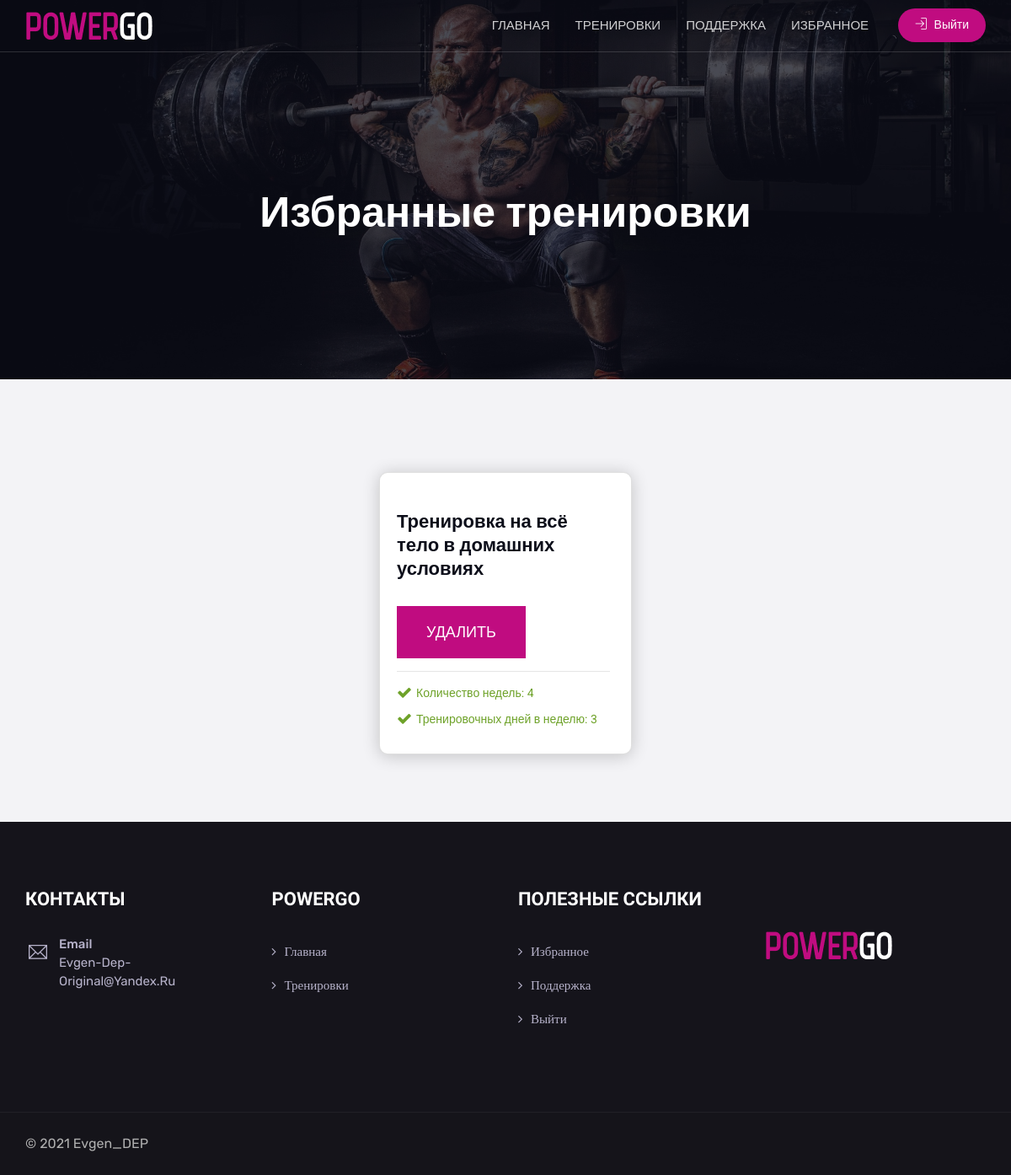
The page /basket/ (signed in) on the database its author committed.
### basketapp/models.py (models this page shows, shortened)
class TrainingBasket(models.Model):
    user = models.ForeignKey(User, on_delete=models.CASCADE)
    training = models.ForeignKey(Training, on_delete=models.CASCADE)
    added = models.DateTimeField(auto_now_add=True)

### mainapp/models.py (models this page shows, shortened)
class Training(models.Model):
    name = models.CharField(verbose_name='тренировка', max_length=128, unique=True)
    purpose = models.CharField(verbose_name='цель', max_length=64)
    cycle_duration = models.IntegerField(verbose_name='длительность цикла')
    training_time_ot = models.IntegerField(verbose_name='время тренировки от')
    training_time_do = models.IntegerField(verbose_name='время тренировки до')
    training_place = models.ForeignKey(TrainingPlace,
                                  on_delete=models.CASCADE)
    training_sessions_per_week = models.IntegerField(verbose_name='тренировок в неделю')
    level_training = models.ForeignKey(LevelTraining,
                                  on_delete=models.CASCADE)
    text = SummernoteTextField(verbose_name='о программе')
    img = models.ImageField(verbose_name='превью', upload_to='img/training_list/')
    class Meta:
        verbose_name = 'тренировка'
        verbose_name_plural = 'тренировки'

### basketapp/views.py (the view)
# urls.py: path('', basketapp.index, name='index'),
@login_required
def index(request):
    object_list = TrainingBasket.objects.filter(user=request.user)
    context = {
        'object_list': object_list,
    }
    return render(request, 'basketapp/basket.html', context)

### basketapp/templates/basketapp/basket.html (shortened to what this page needs)
{% extends 'mainapp/base.html' %}
{% load static %}
{% block css %}
    <link rel="stylesheet" type="text/css" href="{% static 'css/training.css' %}">
{% endblock %}
{% block content %}
    <div class="page-content bg-white">
        <div id="dezzParticles" class="dlab-bnr-inr dlab-bnr-inr-sm overlay-black-middle"
             style="background-image:url(/static/images/main-slider/intro-3.jpg);">
            <div class="container">
                <div class="dlab-bnr-inr-entry">
                    <h1 class="text-white">Избранные тренировки</h1>
                </div>
            </div>
        </div>
    {% if object_list %}
        <div class="content-block" id="page_content">
            <div class="section-full bg-gray-1 content-inner about-us">
                <div class="container-45">
                    {% for item in object_list %}
                        <div class="card">
                            <div>
                            </div>
                            <div class="card-body">
                                <h4>
                                    <a href="{% url 'mainapp:training_page' item.training.id %}">{{ item.training.name }}</a><br>
                                    <a href="{% url 'basketapp:remove' item.pk %}"
                                       class="site-button button-lg radius-no text-uppercase js-sctipts-korsina edal_basket">удалить</a>
                                </h4>
                                <ul class="place-info">
                                    <li class="open"><i class="fa fa-check"></i>Количество
                                        недель: {{ item.training.cycle_duration }}</li>
                                    <li class="open"><i class="fa fa-check"></i>Тренировочных дней в
                                        неделю: {{ item.training.training_sessions_per_week }}</li>
                                </ul>
                            </div>
                        </div>
                    {% endfor %}
                </div>
            </div>
        </div>
    </div>
    {% endif %}
    </div>
{% endblock %}

### static/css/style-time.css (style rules this page uses)
.card { background: none; box-shadow: 18px 18px 8px 0 rgba(34, 60, 80, 0.2); }
.edal_basket { margin-top: 30px; }

### static/css/skin-2.css (style rules this page uses)
:root { --text-color: #C00C80; --bg-color: #C00C80; --bg-color-ho: #007DB2; }
.meet-ask-row:after, .dlab-separator.style-skew[class*="style-"]:after, .dlab-separator.style-skew[class*="style-"]:before, .dlab-tilte-inner.skew-title:after, .date-style-2 .post-date, .date-style-3.skew-date .post-date, .date-style-3.skew-date .post-date:before, .widget-title:after, .site-button, .comments-area .comment-form p input[type="submit"], .pagination > .active > a, .pagination > .active > span, .pagination > .active > a:hover, .pagination > .active > span:hover, .pagination > .active > a:focus, .pagination > .active > span:focus, .footer-line:after, .testimonial-1 .quote-left:before, .testimonial-2 .quote-left:before, .site-filters .active > [class*="site-button"], .list-num-count > li:before, .date-style-4 .post-date strong, .date-style-3 .post-date, .date-style-2 .post-date, #myNavbar li.active a, .header-style-4.style-1 .header-nav .nav > li.active a:before, .header-style-4.style-1 .header-nav .nav > li:hover > a:before, .dlab-project-left:after, .testimonial-text.bg-primary, .sidenav ul li a:hover, .owl-theme.dots-style-2 .owl-dots .owl-dot.active span, .owl-btn-1.primary .owl-prev, .owl-btn-1.primary .owl-next, .owl-btn-2.primary .owl-prev, .owl-btn-2.primary .owl-next, .owl-slider-banner .owl-theme .owl-dots .owl-dot.active span, .owl-slider-banner .owl-theme .owl-dots .owl-dot:hover span, .product-item-size .btn.active, .ui-widget-header, .owl-theme.dots-style-3 .owl-dots .owl-dot.active span, .owl-theme.dots-style-3 .owl-dots .owl-dot:hover span, .owl-item.active.center .testimonial-text, .icon-bx-wraper.hover:hover, .dlab-accordion.primary .acod-head a, .side-bar .widget_tag_cloud a:hover, .tabs-site-button .nav-tabs li a.active:focus, .tabs-site-button .nav-tabs li a.active:hover, .tabs-site-button .nav-tabs li a.active, .pagination-bx .pagination li.active a, .pagination-bx .pagination li a:hover, .overlay-primary-light:after, .overlay-primary-middle:after, .overlay-primary-dark:after, .overlay-primary:after, .bg-primary, .search-filter.filter-style1 .bootstrap-select div.dropdown-menu ul li a:hover, .search-filter.filter-style1 .bootstrap-select div.dropdown-menu ul li.selected a, .search-filter.filter-style3 .bootstrap-select div.dropdown-menu ul li a:hover, .search-filter.filter-style3 .bootstrap-select div.dropdown-menu ul li.selected a, .site-header.header-style1 .header-nav .nav > li.active:after, .tag-new { background-color: #C00C80; }
a, .text-primary, .primary li:before, .breadcrumb-row ul li a, .manu-white .header-nav .nav > li.active > a, .header-nav .nav > li.active > a, .header-nav .nav > li.current-menu-item > a .header-nav .nav > li .sub-menu li a:hover, .header-nav .nav > li:hover > a, .nav-dark.header-nav .nav > li .sub-menu li:hover > a, .nav-dark.header-nav .nav > li .mega-menu > li ul a:hover, blockquote:before, ol.comment-list li.comment .reply a, footer a:active, footer a:focus, footer a:hover, footer h1 a, footer h2 a, footer h3 a, footer h4 a, footer h5 a, footer h6 a, footer p a, button.scroltop, .testimonial-1 .testimonial-position, .testimonial-4 .testimonial-name:after, .testimonial-2 .testimonial-position, .testimonial-3 .testimonial-position, .testimonial-3 .quote-left:before, .acod-head a:after, .acod-head a, .acod-head a:hover, .acod-head a.collapsed:hover, .dlab-tabs .nav-tabs > li > a.active i, .dlab-tabs .nav-tabs > li > a.active, h1 a:hover, h2 a:hover, h3 a:hover, h4 a:hover, h5 a:hover, h6 a:hover, .site-button.outline, .site-button-link:hover, .item-info-in ul li a:hover, .dlab-post-meta.text-primary i, .dlab-post-meta.text-primary ul li, .dlab-post-meta.text-primary ul li a, .dlab-post-meta i, .comments-area p:before, .list-2 li:hover:before, a.text-primary:focus, a.text-primary:hover, .sr-box.style-1:hover .count, .blog-post.style1 .dlab-post-meta .post-date { color: #C00C80; }

### static/css/training.css (style rules this page uses)
.container-45 { display: flex; justify-content: space-evenly; flex-wrap: wrap; }
.card { margin: 10px; background-color: #fff; border-radius: 10px; box-shadow: 0 2px 20px rgba(0, 0, 0, 0.2); overflow: hidden; width: 300px; }
.card-body { display: flex; flex-direction: column; align-items: flex-start; min-height: 200px; }
.place-info { display: block; }
.place-info li { padding-bottom: 10px; }

### rows shown on the page
TrainingBasket: training.name "Тренировка на всё тело в домашних условиях", training.cycle_duration "4", training.training_sessions_per_week "3"
